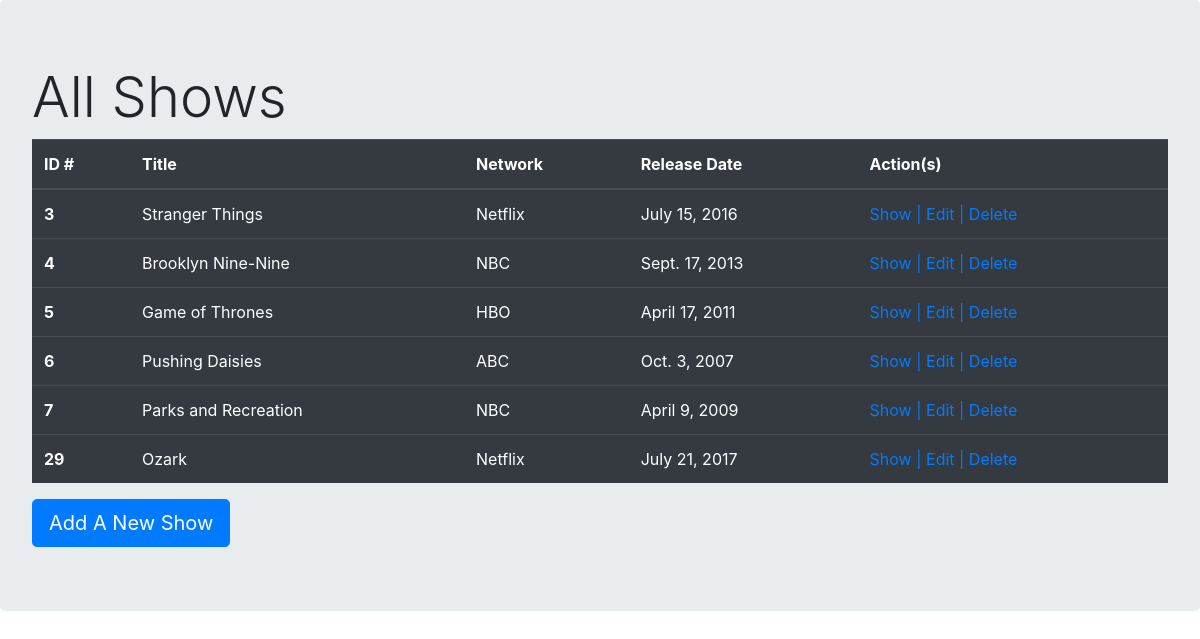
/shows, run on the app's committed database.
### tvShowsApp/models.py (models this page shows)
class Show(models.Model):
    title = models.CharField(max_length = 255)
    network = models.CharField(max_length = 255)
    releaseDate = models.DateField()
    description = models.TextField(null = True)
    createdAt = models.DateTimeField(auto_now_add = True)
    updatedAt = models.DateTimeField(auto_now = True)
    objects = ShowManager()
    def __repr__(self):
        return(f"<Show object: {self.title} {self.network} {self.releaseDate} ({self.id})")

### tvShowsApp/views.py (the view)
# urls.py: path('shows', views.allShows),
def allShows(request):
    print("This is the function that displays the datebase of all the shows.")
    context = {
        'allShows': Show.objects.all()
    }
    print(Show.objects.all())
    return render(request, "allShows.html", context)

### tvShowsApp/templates/allShows.html (shortened to what this page needs)
<!DOCTYPE html>
<html lang="en">
<head>
    <link rel="stylesheet" href="https://stackpath.bootstrapcdn.com/bootstrap/4.5.0/css/bootstrap.min.css">
</head>
<body>
    <div class="jumbotron">
        <h1 class="display-4">All Shows</h1>
        <table class="table table-hover table-dark">
            <thead>
            <tr>
                <th scope="col">ID #</th>
                <th scope="col">Title</th>
                <th scope="col">Network</th>
                <th scope="col">Release Date</th>
                <th scope="col">Action(s)</th>
            </tr>
            </thead>
            <tbody>
                {% for show in allShows %}
            <tr>
                <th scope="row">{{show.id}}</th>
                <td>{{show.title}}</td>
                <td>{{show.network}}</td>
                <td>{{show.releaseDate}}</td>
                <td><a href="/shows/{{show.id}}">Show | </a><a href="/shows/{{show.id}}/edit">Edit | </a><a href="/shows/{{show.id}}/delete">Delete</a></td>
            </tr>
                {% endfor %}
            </tbody>
        </table>
        <a class="btn btn-primary btn-lg" href="/shows/new">Add A New Show</a>
    </div>
</body>
</html>

### data on the page
Show: id "3", title "Stranger Things", network "Netflix", releaseDate "July 15, 2016"
Show: id "4", title "Brooklyn Nine-Nine", network "NBC", releaseDate "Sept. 17, 2013"
Show: id "5", title "Game of Thrones", network "HBO", releaseDate "April 17, 2011"
Show: id "6", title "Pushing Daisies", network "ABC", releaseDate "Oct. 3, 2007"
Show: id "7", title "Parks and Recreation", network "NBC", releaseDate "April 9, 2009"
Show: id "29", title "Ozark", network "Netflix", releaseDate "July 21, 2017"
